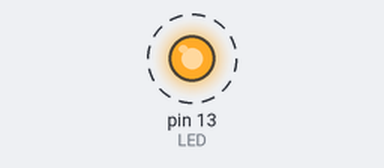
Simulated run of this sketch. Board: Arduino Uno, built with avr-gcc and run on an emulated ATmega328P. Shown: output pins drawn as LEDs (lit = HIGH). Dashed ring = blinking. What the sketch prints to the serial monitor is not drawn.

Above: at 14.2 s.
Timing chart, 0 to 17.0 s (numbered marks = the images above):
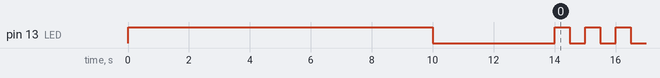

Measured:
- by itself, pin 13 (LED): repeats every 1.0 s: HIGH 0.50 s, LOW 0.50 s

The sketch:

confBt.ino
```cpp
char NAME[] ="ArduLove";
char BPS ='4';
char PIN[] ="0000";

int LED = 13; //led pin
void setup() {
  Serial.begin(9600); // Making serial connection
  pinMode(LED, OUTPUT);    // Defining LED pin
  digitalWrite(LED, HIGH);  // Once the programm starts, it's going to turn on the led

  delay(10000);           // Ten seconds to connect bluetooth and getting ready for the set up

  digitalWrite(LED, LOW); // Visual signal to know the configuration started

  Serial.print("AT");   // Configures bluetooth to starting listening the following commands
  delay(1000);

  Serial.print("AT+NAME");  // Sets a new name
  Serial.print(NAME);
  delay(1000);

  Serial.print("AT+BPS");
  Serial.print(BPS);
  delay(1000);

  Serial.print("AT+PIN");   // Sets a new pin
  Serial.print(PIN);
  delay(1000);
}
void loop() {
  digitalWrite(13, !digitalRead(13)); // Set on/off led for 500ms each state to know everything get done
  delay(500);
}
```
